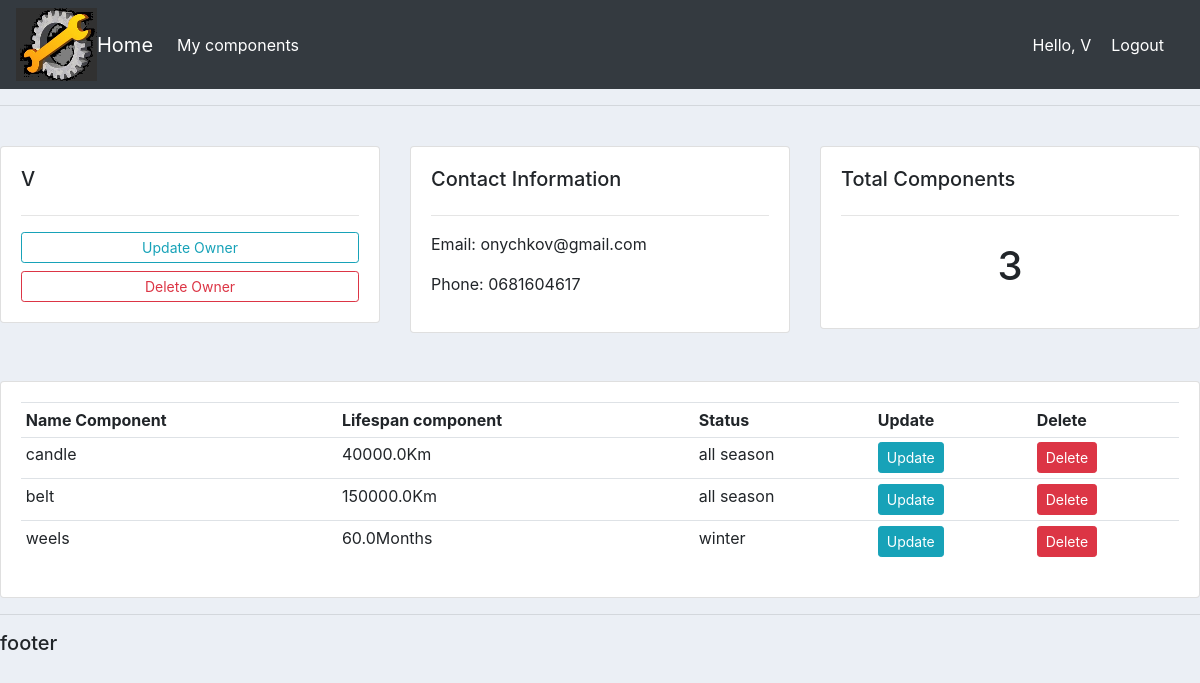
/owner/1 (signed in), run on the app's committed database.
### accounts/models.py (models this page shows, shortened)
class Owner(models.Model):
    user = models.OneToOneField(User, null=True, blank=True, on_delete=models.CASCADE)
    name = models.CharField(max_length=200, null=True)
    phone = models.CharField(max_length=200, null=True)
    email = models.CharField(max_length=200, null=True)
    car = models.CharField(max_length=200, null=True)
    mileage = models.FloatField(null=True)
    date_created = models.DateTimeField(auto_now_add=True)
    def __str__(self):
        return self.name

class Component(models.Model):
    STATUS = (
        ('winter', 'winter'),
        ('all season', 'all season'),
        ('summer', 'summer'),
    )
    measurement = (
        ('Km', 'km'),
        ('Months', 'months'),
    )
    name = models.CharField(max_length=200, null=True)
    resource = models.FloatField(null=True, blank=True)
    unit = models.CharField(max_length=200, null=True, choices=measurement)
    description = models.CharField(max_length=600, null=True, blank=True)
    mileage_installation = models.FloatField(null=True, blank=True)
    date_installation = models.DateTimeField(null=True, blank=True, default=datetime.datetime.now())
    owner = models.ForeignKey(Owner, null=True, on_delete=models.SET_NULL)
    status = models.CharField(max_length=200, null=True, choices=STATUS, default='all season')

### accounts/decorators.py (the view)
        def wrapper_func(request, *args, **kwargs):
            group = None
            if request.user.groups.exists():
                group = request.user.groups.all()[0].name
            if group in allowed_roles:
                return view_func(request, *args, **kwargs)
            else:
                return HttpResponse('You are not authorized to view this page')

### accounts/views.py (called while the page is built)
@login_required(login_url='login')
@allowed_users(allowed_roles=['admins'])
def owner(request, pk):
    car_owner = Owner.objects.get(id=pk)
    components = car_owner.component_set.all()
    components_count = components.count()
    context = {'car_owner': car_owner, 'components': components, 'components_count': components_count}
    return render(request, 'accounts/owner.html', context)

### accounts/templates/accounts/owner.html
{%  extends 'accounts/main.html' %}
{% load mathfilters %}
{% block content %}
	<br>
<div class="row">
	<div class="col-md">
		<div class="card card-body">
			<h5>{{car_owner}} </h5>
			<hr>
			<a class="btn btn-outline-info  btn-sm btn-block" href="">Update Owner</a>
			<a class="btn btn-outline-danger  btn-sm btn-block" href="">Delete Owner</a>
		</div>
	</div>
	<div class="col-md">
		<div class="card card-body">
			<h5>Contact Information</h5>
			<hr>
			<p>Email: {{car_owner.email}} </p>
			<p>Phone: {{car_owner.phone}} </p>
		</div>
	</div>
	<div class="col-md">
		<div class="card card-body">
			<h5>Total Components</h5>
			<hr>
			<h1 style="text-align: center;padding: 10px"> {{components_count}}</h1>
		</div>
	</div>
</div>
<br>
<br>
<div class="row">
	<div class="col-md">
		<div class="card card-body">
			<table class="table table-sm">
				<tr>
                    <th> Name Component</th>
					<th>Lifespan component</th>
					 <th>Status</th>
					<th>Update</th>
					<th>Delete</th>
				</tr>
                 {% for component in components %}
				<tr>
					<td>{{component.name}}</td>
					<td>{{component.resource}}{{component.unit}} </td>
					<td>{{component.status}}</td>
					<td> <a class= "btn btn-sm btn-info"  href= "{% url 'update_component' component.id %}" >Update</a> </td>
					<td><a class= "btn btn-sm btn-danger" href="{% url 'delete_component' component.id %}">Delete</a> </td>
				</tr>
				{%endfor%}
			</table>
		</div>
	</div>
</div>
{% endblock %}

### accounts/templates/accounts/navbar.html (shortened to what this page needs)
{% load static %}
<nav class="navbar navbar-expand-lg navbar-dark bg-dark"><img src = "{% static '/images/logo2.png' %}">
  {% if request.user.is_staff %}
  <a class="navbar-brand" href="{% url 'home'%}">Home</a>
  <div class="collapse navbar-collapse" id="navbarNav">
    <ul class="navbar-nav">
      <li class="nav-item active">
        <a class="nav-link" href="{% url 'my_components' %}"> My components</a>
      </li>
      <li class="nav-item">
        <a class="nav-link"></a>
      </li>
    </ul>
    </div>
{% endif %}
  <span class="hello-msg"> Hello, {{user}} </span>
  <span> <a class="hello-msg" href="{% url 'logout' %}"> Logout</a> </span>
</nav>

### static/css/main.css (style rules this page uses)
body { background-color: #ebeff5; }

### accounts/templates/accounts/navbar.html (style rules this page uses)
.hello-msg { font-size: 18 px; color:#fff; margin-right: 20px; }

### data on the page
Owner: name "V", email "onychkov@gmail.com", phone "0681604617"
Component: name "candle", resource "40000.0", unit "Km", status "all season"
Component: name "belt", resource "150000.0", unit "Km", status "all season"
Component: name "weels", resource "60.0", unit "Months", status "winter"

### other printed values
{{ user }} "V"
{{ components_count }} "3"
